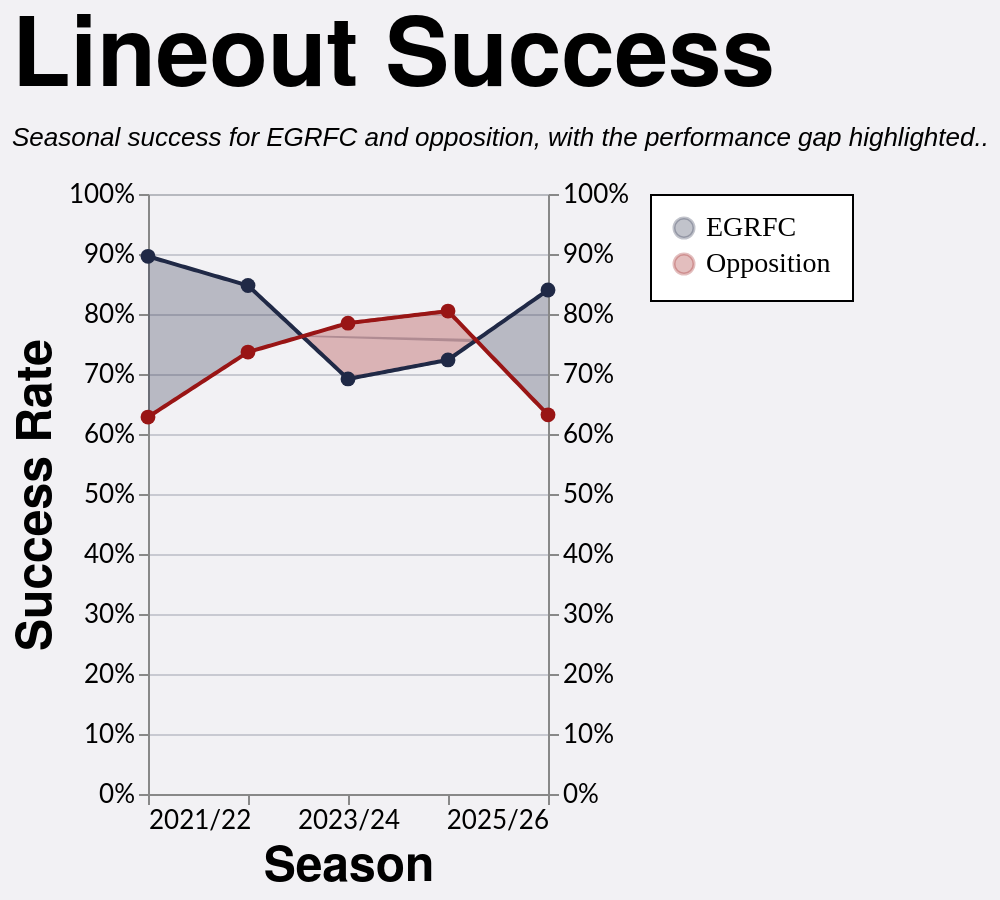

Here is the Vega-Lite specification saved for this chart:
### Vega-Lite specification from a JSON file in a GitHub repository (floating-point values rounded to 4 significant figures; data arrays with more than 128 entries replaced by an {"elided": "..."} marker saying what was removed)
{"config": {"axis": {"labelFont": "Lato, sans-serif", "titleFont": "PT Sans Narrow, Helvetica Neue, Helvetica, Arial, sans-serif", "labelFontSize": 13, "titleFontSize": 24, "gridColor": "#202947", "gridOpacity": 0.2}, "header": {"labelFont": "PT Sans Narrow, Helvetica Neue, Helvetica, Arial, sans-serif", "titleFont": "PT Sans Narrow, Helvetica Neue, Helvetica, Arial, sans-serif", "labelFontSize": 24, "titleFontSize": 28, "labelFontWeight": "bold", "orient": "left"}, "legend": {"labelFont": "Lato, sans-serif", "titleFont": "PT Sans Narrow, Helvetica Neue, Helvetica, Arial, sans-serif", "labelFontSize": 14, "titleFontSize": 16, "titlePadding": 5, "fillColor": "white", "strokeColor": "black", "padding": 10, "titleFontWeight": "lighter", "titleFontStyle": "italic", "titleColor": "gray", "offset": 10}, "title": {"font": "PT Sans Narrow, Helvetica Neue, Helvetica, Arial, sans-serif", "fontSize": 48, "fontWeight": "bold", "anchor": "start", "align": "center", "titlePadding": 20, "subtitlePadding": 10, "subtitleFontSize": 13, "subtitleColor": "", "subtitleFontStyle": "italic", "offset": 15, "color": "black"}, "axisX": {"labelAngle": 0}, "facet": {"title": null, "header": null, "align": {"row": "each", "column": "each"}}, "resolve": {"scale": {"y": "independent", "facet": "independent"}}, "background": "#f2f1f4"}, "layer": [{"mark": {"type": "area", "opacity": 0.28}, "encoding": {"color": {"field": "leading_team", "legend": {"labelFont": "PT Sans Narrow", "orient": "right", "title": null}, "scale": {"domain": ["EGRFC", "Opposition"], "range": ["#202946", "#991515"]}, "title": "Team", "type": "nominal"}, "x": {"axis": {"grid": false, "labelExpr": "datum.value == 0 ? '2021/22' : datum.value == 1 ? '2022/23' : datum.value == 2 ? '2023/24' : datum.value == 3 ? '2024/25' : datum.value == 4 ? '2025/26' : ''", "values": [0, 1, 2, 3, 4]}, "field": "season_pos", "scale": {"domain": [0, 4]}, "title": "Season", "type": "quantitative"}, "y": {"axis": {"format": "%", "orient": "left"}, "field": "y_high", "scale": {"domain": [0.0, 1.0]}, "title": "Success Rate", "type": "quantitative"}, "y2": {"field": "y_low"}}, "transform": [{"filter": "(datum.team === 'EGRFC')"}]}, {"mark": {"type": "line", "size": 2}, "encoding": {"color": {"field": "team", "scale": {"domain": ["EGRFC", "Opposition"], "range": ["#202946", "#991515"]}, "title": "Team", "type": "nominal"}, "x": {"axis": {"labelExpr": "datum.value == 0 ? '2021/22' : datum.value == 1 ? '2022/23' : datum.value == 2 ? '2023/24' : datum.value == 3 ? '2024/25' : datum.value == 4 ? '2025/26' : ''", "values": [0, 1, 2, 3, 4]}, "field": "season_pos", "scale": {"domain": [0, 4]}, "title": "Season", "type": "quantitative"}, "y": {"axis": {"format": "%", "orient": "right"}, "field": "success_rate", "scale": {"domain": [0.0, 1.0]}, "title": null, "type": "quantitative"}}}, {"mark": {"type": "point", "filled": true, "opacity": 1.0, "size": 55}, "encoding": {"color": {"field": "team", "scale": {"domain": ["EGRFC", "Opposition"], "range": ["#202946", "#991515"]}, "title": "Team", "type": "nominal"}, "tooltip": [{"field": "team", "title": "Team", "type": "nominal"}, {"field": "squad", "title": "Squad", "type": "nominal"}, {"field": "set_piece_type", "title": "Set Piece", "type": "nominal"}, {"field": "lineouts_total", "format": ",.0f", "title": "Total datum.set_piece_type", "type": "quantitative"}, {"field": "success_rate", "format": ".0%", "title": "Success Rate", "type": "quantitative"}], "x": {"field": "season_pos", "title": "Season", "type": "quantitative"}, "y": {"axis": null, "field": "success_rate", "scale": {"domain": [0.0, 1.0]}, "title": "Success Rate", "type": "quantitative"}}, "transform": [{"filter": "datum.is_anchor"}]}], "data": {"name": "data-5e1c66bfe0078c0070db739102aa2116"}, "height": 300, "params": [{"name": "spSquadParam", "value": "1st"}], "title": {"text": "Lineout Success", "subtitle": "Seasonal success for EGRFC and opposition, with the performance gap highlighted.."}, "transform": [{"filter": "datum.squad == (spSquadParam + ' XV')"}], "width": 200, "$schema": "https://vega.github.io/schema/vega-lite/v5.20.1.json", "datasets": {"data-5e1c66bfe0078c0070db739102aa2116": {"elided": "484 records"}}}
